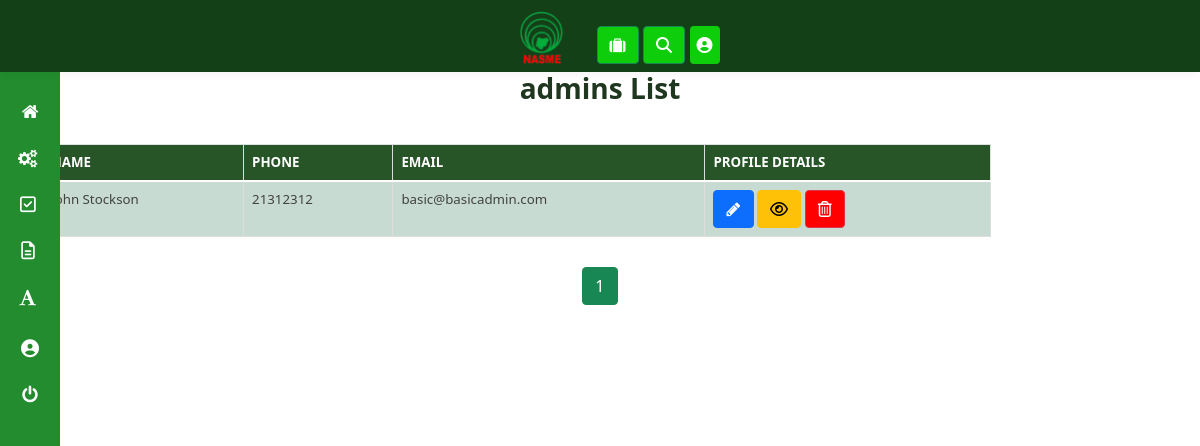
/admin/manage_admins (signed in), run on the app's committed database.
### membership/models.py (models this page shows, shortened)
class User(db.Model, UserMixin):
  id = db.Column(db.Integer, primary_key=True)
  units = db.relationship("Unit", secondary=user_unit, backref=db.backref("unit_members", lazy='dynamic'), lazy="dynamic")
  username = db.Column(db.String(20), unique=True)
  email = db.Column(db.String(120), unique=True)
  phone = db.Column(db.String(60), unique=True)
  password = db.Column(db.String(60), nullable=False, default="12345678")
  image_file = db.Column(db.String(20), nullable=False, default='default.jpg')
  date_registered = db.Column(db.DateTime, nullable=False, default=datetime.utcnow)
  role = db.Column(db.String(6), nullable=False, default="USER")
  _is_superadmin = db.Column("is_superadmin", db.Boolean, nullable=False, default=False)
  current_salary = db.Column(db.String(60))
  occupation = db.Column(db.String(60))
  experience = db.Column(db.String(60))
  date_of_birth = db.Column(db.String(), nullable=False, default=datetime.utcnow)
  home_address = db.Column(db.String())
  work_address = db.Column(db.String())
  _is_suspended = db.Column("is_suspended", db.Boolean, nullable=False, default=False)
  has_filled_profile = db.Column(db.Boolean(), default=False)
  business_name = db.Column(db.String())
  business_email = db.Column(db.String())
  business_phone = db.Column(db.String())
  business_photo = db.Column(db.String(20), default='default.jpg')
  business_about = db.Column(db.String())
  business_services = db.Column(db.String())
  business_product_image_1 = db.Column(db.String(20), default='default.jpg')
  business_product_image_2 = db.Column(db.String(20), default='default.jpg')
  business_product_image_3 = db.Column(db.String(20), default='default.jpg')
  business_product_image_4 = db.Column(db.String(20), default='default.jpg')
  business_product_image_5 = db.Column(db.String(20), default='default.jpg')
  business_product_image_6 = db.Column(db.String(20), default='default.jpg')
  business_facebook = db.Column(db.String())
  business_twitter = db.Column(db.String())
  business_linkedin = db.Column(db.String())
  business_whatsapp = db.Column(db.String())
  def display_units(self):
    unit_names = []
    for unit in self.units.all():
      unit_names.append(unit.name)
    return ", ".join(unit_names)
  @property
  def is_superadmin(self):
      return self._is_superadmin
  @property
  def is_suspended(self):
      return self._is_suspended
  @is_superadmin.setter
  def is_superadmin(self, s):
    if type(s) == type(str()):
      if s.lower() == "true":
        self._is_superadmin = True
      elif s.lower() == "false":
        self._is_superadmin = False
    else:
      self._is_superadmin = s
  @is_suspended.setter
  def is_suspended(self, s):
    if type(s) == type(str()):
      if s.lower() == "true":
        self._is_suspended = True
      elif s.lower() == "false":
        self._is_suspended = False
    else:
      self._is_suspended = s

### membership/admins/routes.py (the view)
@admins.route("/admin/manage_admins")
@super_admin_role_required
def manage_admins():
  page = request.args.get('page', 1, type=int)
  admins= User.query.filter_by(role="ADMIN").filter(User.id!=current_user.id).paginate(page=page, per_page=5)
  return render_template("manage_administrators.html", title="Admin Management", admins=admins)

### membership/admins/routes.py (called while the page is built)
@admins.context_processor
def inject_menu():
    dashboard_units = Unit.query.all()
    return dict(dashboard_units=dashboard_units)

### membership/admins/utils.py (called while the page is built)
def super_admin_role_required(func):
    @wraps(func)
    def decorated_view(*args, **kwargs):
      if current_user.is_authenticated:
        if current_user.role == "USER":
          return redirect(url_for('admins.admin_login', next=url_for(request.endpoint)))
        elif not current_user.is_superadmin:
            abort(403)
        return func(*args, **kwargs)
      else:
        return redirect(url_for('admins.admin_login', next=url_for(request.endpoint)))
    return decorated_view

### membership/models.py (called while the page is built)
@login_manager.user_loader
def load_user(user_id):
    return User.query.get(int(user_id))

### membership/templates/manage_administrators.html (shortened to what this page needs)
{% extends "dashboard_layout.html" %}
{% block content %}
<link rel="stylesheet" type="text/css" href="css/table-style.css" />
<link rel="stylesheet" type="text/css" href="css/basictable.css" />
				<div class="container agile-tables">
					<h3 style="text-align: center; color:rgb(31, 55, 31); font-weight:bold;" class="text-center"> admins List</h3>
					<div class="w3l-table-info table-responsive" style="width: 85%; font-size: 14px;">
					    <table id="tuble" class="table table-success table-striped table-hover table-bordered ">
						<thead>
						  <tr>
							<th>Name</th>
							<th>Phone</th>
							<th>Email</th>
							<th>Profile Details</th>
						  </tr>
						</thead>
						<tbody>
							{% for admin in admins.items %}
						  <tr>
							<td>{{admin.username}}</td>
							<td>{{ admin.phone }}</td>
							<td>{{ admin.email }}</td>
							<td>
								<a role="button" class="btn btn-primary" href="{{ url_for('admins.edit_admin', admin_id=admin.id) }}" data-toggle="tooltip" data-placement="top" title="Edit Member Profile"><i class="fa fa-pencil" aria-hidden="true" data-toggle="tooltip" data-placement="top" title="Edit Member Profile"></i></a>
								<a type="button" class="btn btn-warning"  dataId="{{admin.id}}" dataImage="/static/profile_pics/{{admin.image_file }}" dataName="{{ admin.username }}" dataEmail="{{admin.email}}" dataPhone="{{admin.phone}}" dataPassword="{{ admin.password }}" dataUnits="{{admin.display_units()}}" dataDateReg="{{ admin.date_registered }}" dataOccupation="{{ admin.occupation }}" dataHomeAddr="{{ admin.home_address }}" dataWorkAddre="{{ admin.work_address }}" dataExperience = "{{admin.experience}}" dataCurrentSalary="{{admin.current_salary}}" data-toggle="modal" data-target="#staticBackdrop" onclick="viewUserFunction(this)" data-toggle="tooltip" data-placement="top" title="View Member Profile"><i class="fa fa-eye" aria-hidden="true" data-toggle="tooltip" data-placement="top" title="View Member Profile"></i></a>
								<a type="button" class="btn btn-danger" style="background: red;" data-toggle="modal" id="{{admin.id}}" dataName="{{admin.username}}" data-target="#deletemodal"  onclick="deleteFunction(this)" data-toggle="tooltip" data-placement="top" title="Delete Member Profile"><i class="fa fa-trash-o" aria-hidden="true" data-toggle="tooltip" data-placement="top" title="Delete Member Profile"></i></a>
							</td>
						  </tr>
						  {% endfor %}
					  </table>
				  </div>
					  {% for page_num in admins.iter_pages(left_edge=1, right_edge=1, left_current=1, right_current=2) %}
					    {% if page_num %}
					      {% if admins.page == page_num %}
					        <a class="btn btn-success mb-5"  href="{{ url_for('admins.manage_admins', page=page_num) }}">{{ page_num }}</a>
					      {% else %}
					        <a class="btn btn-outline-success mb-5" href="{{ url_for('admins.manage_admins', page=page_num) }}">{{ page_num }}</a>
					      {% endif %}
					    {% else %}
					      ...
					    {% endif %}
					  {% endfor %}
					</div>
{% endblock content %}

### membership/static/css/table-style.css (style rules this page uses)
table { background: white; border-collapse: collapse; margin: 1.25em 0 0; width: 100%; }
table tr, table th, table td { border: none; border-bottom: 1px solid #e8e8e8; font-size: .95em; }
table th, table td { padding: 10px 12px; text-align: left; }
table th { background: #fcb216; color: #000000; text-transform: uppercase; }
table tr td { background: #f3faff; color: #424242; }
table { width: 100%; }
.table { margin: 30px 0; border-collapse: collapse; border-spacing: 0; empty-cells: show; border: 1px solid #e0e0e0; }
.table td, .table th { border-left: 1px solid #e0e0e0; border-width: 0 0 0 1px; font-size: inherit; margin: 0; overflow: visible; padding: 0.5em 1em; font-weight: normal; }
.table td:first-child, .table th:first-child { border-left-width: 0; }
.table thead, .table tfoot { background-color: #f05050; color: #fff; text-align: left; vertical-align: bottom; }
.table thead td, .table tfoot td, .table thead th, .table tfoot th { border-color: #fff; }
.table td { background-color: transparent; }

### data on the page
User: username "John Stockson", phone "21312312", email "basic@basicadmin.com"

### other printed values
{{ page_num }} "1"
